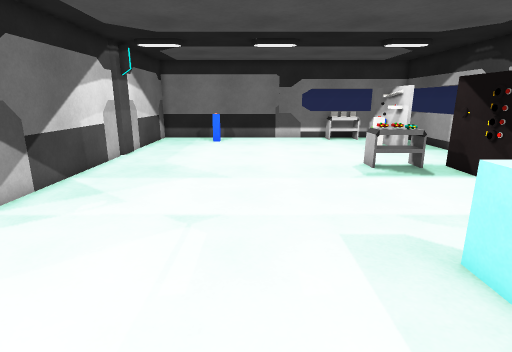
view 1 (above)

21 first-person views from a walk through a 3-D level made in the Unity game engine. The camera is 1.5 m above the floor, tilts 14° down and sees 80° across. The floor is counted in squares, 0.5 m on a side. Each view is taken from the middle of a square. On the plan, view 1 faces up. The plan holds only what a view shows up to about 20 squares ahead; the rest is blank. The player is left out. Door leaves are left out, so doorways stand open. Surface patterns are stand-ins for the level's own textures.

view 2
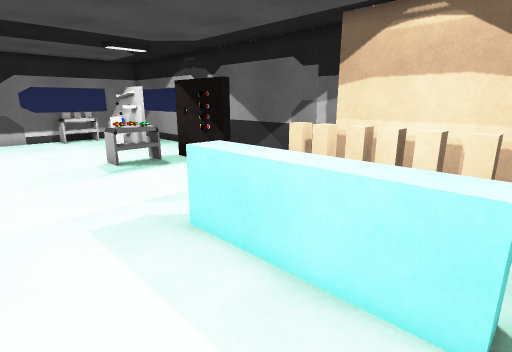

view 3
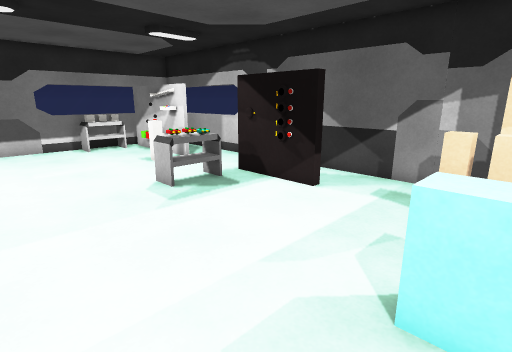

view 4
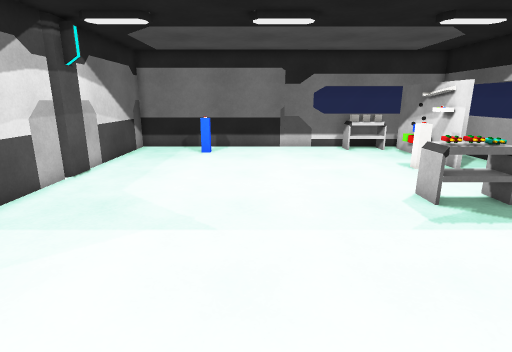

view 5
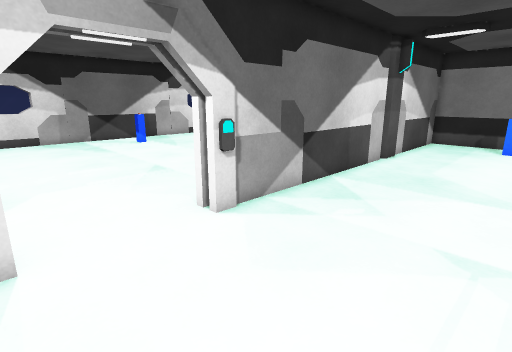

view 6
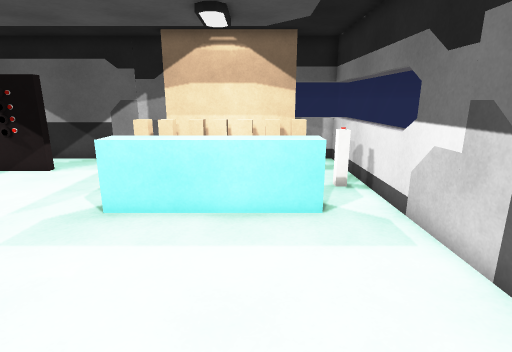

view 7
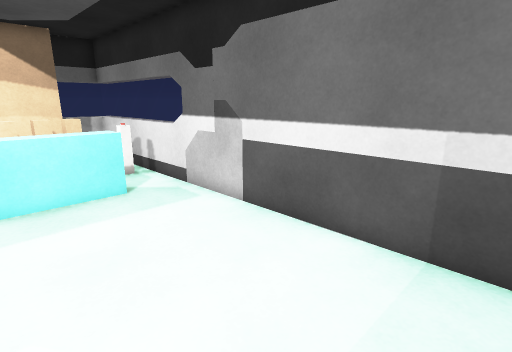

view 8
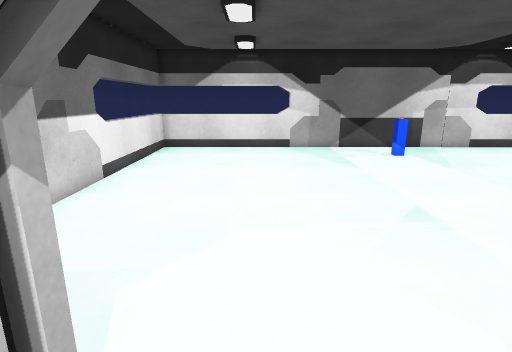

view 9
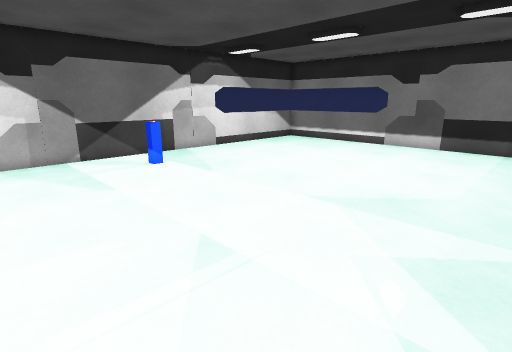

view 10
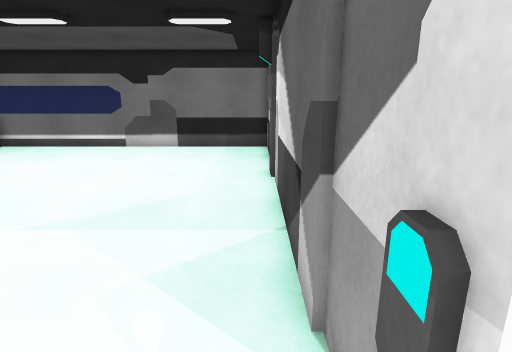

view 11
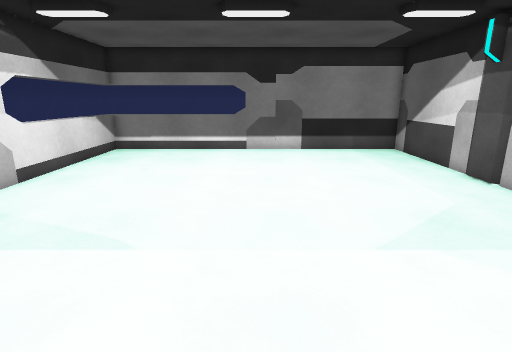

view 12
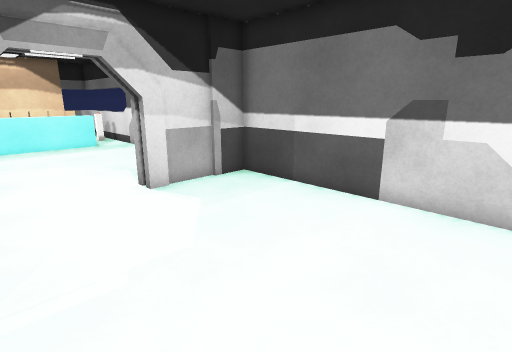

view 13
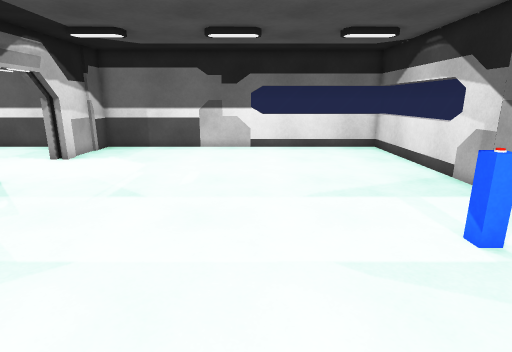

view 14
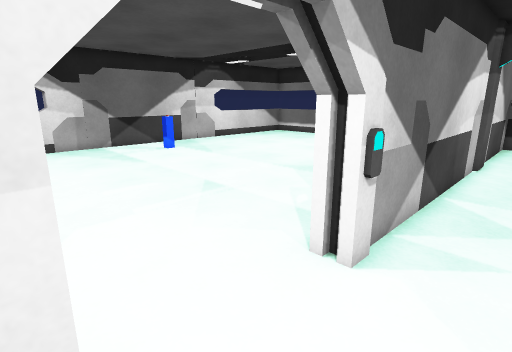

view 15
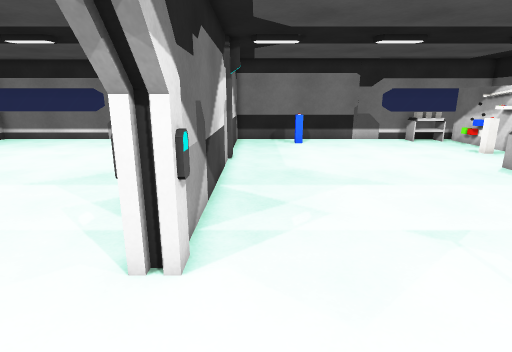

view 16
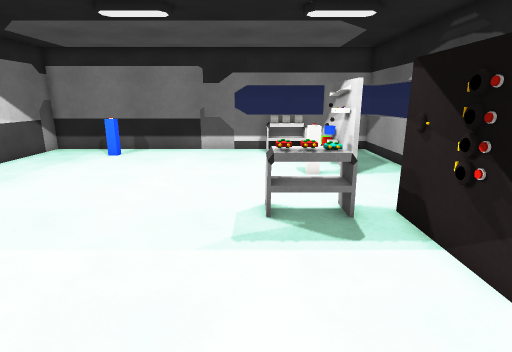

view 17
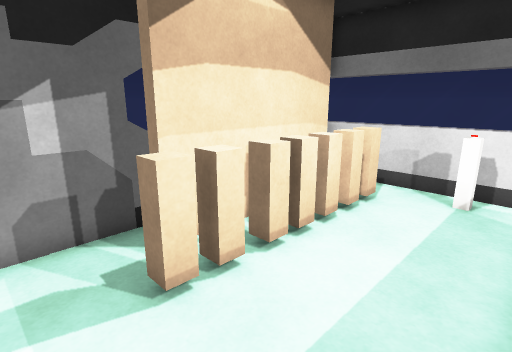

view 18
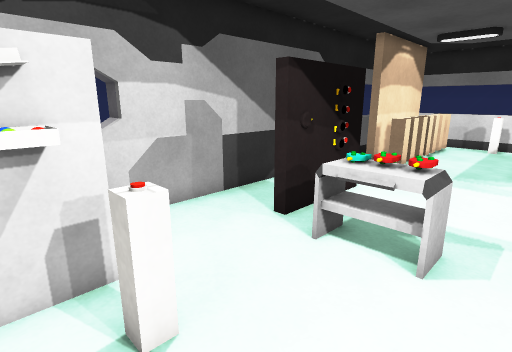

view 19
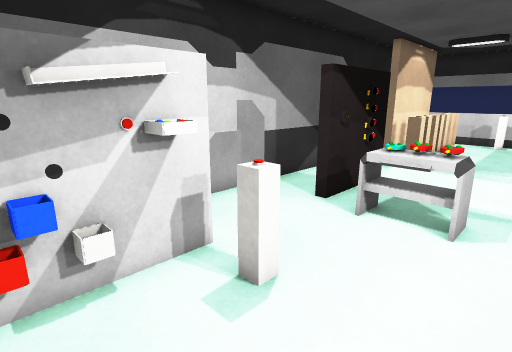

view 20
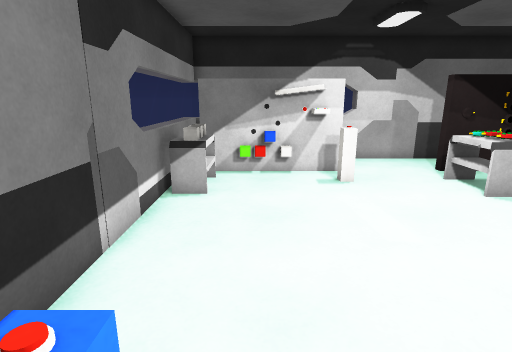

view 21
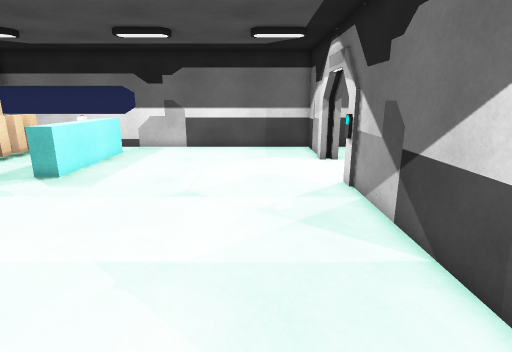

### Floor plan
Ten units are one square. View 1 is at (0, 0); x grows to the right and y downward. Boxes are objects, and circles mark ways between rooms. Rooms are numbered by the first view taken in them; rooms with no view inside come last. Other rooms are left out.
<svg viewBox="-263 -256 386 291">
<path fill="none" stroke="#000" d="M-72 -65 -72 -59M-75 -166 -75 -55M118 -30 118 -251 -75 -251 -75 -184M-75 -17 -75 30 118 30M-77 -14 -72 -14M90 -234 90 -244M78 -183 71 -183M118 30 118 10M-82 -67 -82 -166M-82 -57 -82 -66M-82 -182 -82 -251 -258 -251 -258 30 -82 30 -82 -17M-76 -11 -76 -18"/>
<rect x="-35" y="-235" width="10" height="10" fill="#bbb"><title>other object</title></rect>
<rect x="35" y="-55" width="20" height="70" fill="#bbb"><title>other object</title></rect>
<rect x="45" y="-155" width="10" height="20" fill="#bbb"><title>other object</title></rect>
<rect x="55" y="-245" width="30" height="10" fill="#bbb"><title>table</title></rect>
<rect x="65" y="15" width="10" height="10" fill="#bbb"><title>other object</title></rect>
<rect x="65" y="-195" width="10" height="10" fill="#bbb"><title>other object</title></rect>
<rect x="75" y="-195" width="20" height="10" fill="#bbb"><title>other object</title></rect>
<rect x="75" y="-205" width="10" height="10" fill="#bbb"><title>other object</title></rect>
<rect x="75" y="-215" width="10" height="10" fill="#bbb"><title>other object</title></rect>
<rect x="85" y="-65" width="30" height="80" fill="#bbb"><title>other object</title></rect>
<rect x="85" y="-145" width="10" height="50" fill="#bbb"><title>other object</title></rect>
<rect x="85" y="-205" width="10" height="10" fill="#bbb"><title>other object</title></rect>
<rect x="85" y="-215" width="10" height="10" fill="#bbb"><title>other object</title></rect>
<rect x="85" y="-225" width="10" height="10" fill="#bbb"><title>other object</title></rect>
<rect x="85" y="-235" width="10" height="10" fill="#bbb"><title>other object</title></rect>
<rect x="-235" y="-115" width="10" height="10" fill="#bbb"><title>other object</title></rect>
<circle cx="-80" cy="-35" r="3" fill="#2a7"/>
<text x="20" y="-110">1</text>
<text x="-170" y="-110">2</text>
</svg>
Room 1 opens to room 2.

Where each view was taken, in squares from view 1:
view 1: 0 up, 0 right, facing up
view 2: 1 down, 0 right, facing up-right
view 3: 4 up, 0 right, facing up-right
view 4: 5 up, 0 right, facing up
view 5: 1 up, 1 left, facing up-left
view 6: 1 up, 4 left, facing right
view 7: 3 up, 6 left, facing down-right
view 8: 3 up, 6 left, facing left
view 9: 4 up, 9 left, facing up-left
view 10: 5 up, 9 left, facing up
view 11: 6 up, 17 left, facing up
view 12: 6 up, 18 left, facing down-right
view 13: 17 up, 18 left, facing down
view 14: 1 up, 5 left, facing up-left
view 15: 1 up, 6 left, facing up
view 16: 6 up, 5 right, facing up
view 17: 8 up, 5 right, facing down-right
view 18: 20 up, 4 right, facing down-right
view 19: 22 up, 4 right, facing down-right
view 20: 22 up, 4 left, facing right
view 21: 17 up, 4 left, facing down
